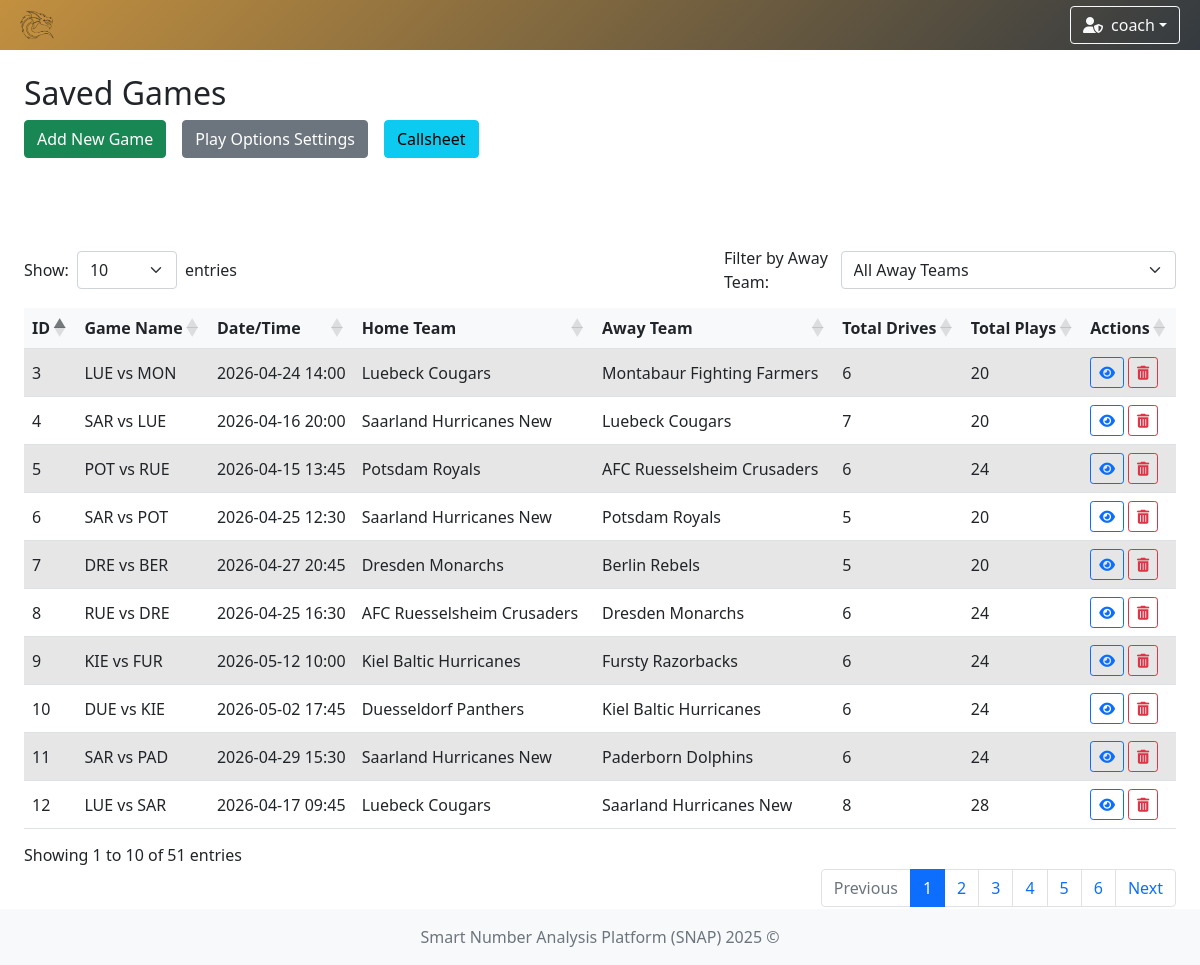
Screenshot of /games (signed in) with the database file from the repository.
### app/models/team.py (models this page shows)
class TeamModel(db.Model):
    __tablename__ = 'teams'
    id = db.Column(db.Integer, primary_key=True)
    name = db.Column(db.String(100), nullable=False, unique=True)  # prevent duplicate team names
    icon = db.Column(db.String(300), nullable=False)  # longer path for future-proofing
    primary_color = db.Column(db.String(20), nullable=False)
    secondary_color = db.Column(db.String(20), nullable=False)

### app/models/user.py (models this page shows)
class UserModel(db.Model, UserMixin):
    __tablename__ = 'user'
    id = db.Column(db.Integer, primary_key=True)
    username = db.Column(db.String(80), unique=True, nullable=False)
    password = db.Column(db.String(120), nullable=False)
    role = db.Column(db.String(10), nullable=False, default='user')
    team_id = db.Column(db.Integer, db.ForeignKey('teams.id'))
    team = db.relationship('TeamModel', backref='users')

### app/models/game.py (models this page shows, shortened)
class GameModel(db.Model):
    __tablename__ = 'game'
    id: int = db.Column(db.Integer, primary_key=True)
    name: str = db.Column(db.String(100), nullable=False)
    date: datetime = db.Column(db.DateTime, nullable=False, index=True)
    time: str = db.Column(db.String(20), nullable=False)
    home_team_id: Optional[int] = db.Column(db.Integer, db.ForeignKey('teams.id'), nullable=True, index=True)
    away_team_id: Optional[int] = db.Column(db.Integer, db.ForeignKey('teams.id'), nullable=True, index=True)
    home_team = db.relationship('TeamModel', foreign_keys=[home_team_id], lazy=True)
    away_team = db.relationship('TeamModel', foreign_keys=[away_team_id], lazy=True)
    drives = db.relationship('DriveModel', backref='game', lazy=True, cascade='all, delete-orphan')
    @property
    def total_drives(self) -> int:
        return len(self.drives)
    @property
    def total_plays(self) -> int:
        return sum(len(drive.plays) for drive in self.drives)
    @property
    def home_team_name(self) -> Optional[str]:
        return self.home_team.name if self.home_team else None
    @property
    def away_team_name(self) -> Optional[str]:
        return self.away_team.name if self.away_team else None

### app/controllers/game.py (the view)
    @login_required
    def game_options(self) -> str:
        teams = TeamModel.query.all()
        games = GameModel.query.all()
        return render_template(
            template_name_or_list='game/game_options.html',
            games=games,
            teams=teams
        )

### app/controllers/user.py (called while the page is built)
    @staticmethod
    def load_user(user_id):
        return UserModel.query.get(int(user_id))

### run.py (called while the page is built)
    def _inject_context(self) -> None:
        @self.app.context_processor
        def inject_teams() -> dict:
            try:
                teams = TeamModel.query.all()
                return dict(teams=teams)
            except Exception as e:
                print(f"[!] Error injecting teams: {str(e)} ({type(e).__name__})")
                return dict(teams=[])

### app/templates/game/game_options.html (shortened to what this page needs)
{% extends "system/base.html" %}
{% block content %}
<div class="row mb-3">
    <div class="col">
        <h2>Saved Games</h2>
        <div class="d-flex flex-wrap gap-2 mb-2 align-items-end">
            <a href="{{ url_for('add_game') }}" class="btn btn-success">Add New Game</a>
            <a href="{{ url_for('settings') }}" class="btn btn-secondary">Play Options Settings</a>
            <a href="{{ url_for('callsheet') }}" class="btn btn-info" id="callsheet-link">Callsheet</a>
        </div>
    </div>
</div>
<div class="my-table-wrapper">
    <div class="d-flex justify-content-between mb-2">
        <div class="d-flex align-items-center gap-2">
            <label for="showEntries" class="form-label mb-0">Show:</label>
            <select id="showEntries" class="form-select" style="min-width: 100px;">
                <option value="10" selected>10</option>
            </select>
            <span class="mb-0">entries</span>
        </div>
        <div class="d-flex align-items-center gap-2">
            <label for="awayTeamFilter" class="form-label mb-0">Filter by Away Team:</label>
            <select id="awayTeamFilter" class="form-select" style="min-width: 250px;">
                <option value="">All Away Teams</option>
            </select>
        </div>
    </div>
    <div class="table-responsive" style="overflow-x: auto;">
        <table id="gamesTable" class="table table-striped align-middle nowrap w-100">
            <thead>
                <tr>
                    <th>ID</th>
                    <th>Game Name</th>
                    <th>Date/Time</th>
                    <th>Home Team</th>
                    <th>Away Team</th>
                    <th>Total Drives</th>
                    <th>Total Plays</th>
                    <th class="text-nowrap">Actions</th>
                </tr>
            </thead>
            <tbody>
                {% include 'game/partials/games_table_rows.html' %}
            </tbody>
        </table>
    </div>
</div>
{% endblock %}

### app/templates/system/base.html (shortened to what this page needs)
<!DOCTYPE html>
<html lang="en">
<head>
    <link href="https://cdn.jsdelivr.net/npm/bootstrap@5.1.3/dist/css/bootstrap.min.css" rel="stylesheet"/>
    <link rel="stylesheet" href="https://cdn.jsdelivr.net/npm/bootstrap-icons@1.11.3/font/bootstrap-icons.css"/>
    <link rel="stylesheet" href="https://cdnjs.cloudflare.com/ajax/libs/font-awesome/6.5.0/css/all.min.css"/>
    <link href="https://cdn.jsdelivr.net/npm/select2@4.1.0-rc.0/dist/css/select2.min.css" rel="stylesheet"/>
    <link href="https://cdn.jsdelivr.net/npm/select2-bootstrap-5-theme@1.3.0/dist/select2-bootstrap-5-theme.min.css" rel="stylesheet"/>
    <link href="https://cdn.datatables.net/1.13.6/css/dataTables.bootstrap5.min.css" rel="stylesheet"/>
    <link rel="stylesheet" href="https://cdn.datatables.net/fixedcolumns/4.3.0/css/fixedColumns.bootstrap5.min.css"/>
    <link rel="stylesheet" href="{{ url_for('static', filename='styles.css') }}"/>
</head>
<body class="{% block body_class %}{% endblock %}">
{% if current_user.is_authenticated %}
    {% set ns = namespace(navbar_color='background: linear-gradient(135deg, #4b6cb7, #182848);', team_found=False) %}
    {% if current_user.team %}
        {% set ns.navbar_color = 'background: linear-gradient(135deg, ' ~ current_user.team.primary_color ~ ', #343a40);' %}
        {% set ns.team_found = True %}
    {% endif %}
    <nav class="navbar navbar-expand-lg navbar-dark" style="{{ ns.navbar_color }}">
        <div class="container-fluid position-relative">
            <a class="navbar-brand d-flex align-items-center" href="{{ url_for('index') }}">
                {% if current_user.team and ns.team_found %}
                    <img class="team-logo" src="{{ current_user.team.icon }}" alt="{{ current_user.team.name }} logo"/>
                {% else %}
                    <a href="{{ url_for('game_options') }}" class="btn btn-outline-light me-2" title="Home">
                        <i class="fas fa-home"></i>
                    </a>
                {% endif %}
            </a>
            <div class="ms-auto d-flex align-items-center">
                <div class="dropdown me-2">
                    <button class="btn btn-outline-light dropdown-toggle d-flex align-items-center" type="button"
                            id="userDropdown" data-bs-toggle="dropdown" aria-expanded="false">
                        {% if current_user.role == 'admin' %}
                            <i class="fas fa-user-shield me-2"></i>
                        {% else %}
                            <i class="fas fa-user me-2"></i>
                        {% endif %}
                        {{ current_user.username }}
                    </button>
                </div>
            </div>
        </div>
    </nav>
{% endif %}
<div class="content-wrapper">
    <div class="container-fluid mt-4 px-4">
        <div id="toast-container" class="toast-container position-fixed bottom-0 end-0 p-3" style="z-index: 1100;">
        </div>
        {% block content %}{% endblock %}
    </div>
</div>
<footer class="footer mt-auto py-3 bg-light">
    <div class="container text-center">
        <span class="text-muted">Smart Number Analysis Platform (SNAP) 2025 ©</span>
    </div>
</footer>
</body>
</html>

### app/templates/game/partials/games_table_rows.html
{% for game in games %}
    <tr>
        <td>{{ game.id }}</td>
        <td>{{ game.name }}</td>
        <td>{{ game.date.strftime('%Y-%m-%d') }} {{ game.time }}</td>
        <td>{{ game.home_team_name }}</td>
        <td>{{ game.away_team_name }}</td>
        <td>{{ game.total_drives }}</td>
        <td>{{ game.total_plays }}</td>
        <td>
            <div class="d-flex align-items-center gap-1">
                <a href="{{ url_for('game_detail', game_id=game.id) }}"
                   class="btn btn-sm btn-outline-primary"
                   title="Go to Game">
                    <i class="fas fa-eye"></i>
                </a>
                {% if current_user.role == 'admin' %}
                    <form action="{{ url_for('delete_game', game_id=game.id) }}" method="POST"
                          onsubmit="return confirm('Delete this game?');" class="m-0 p-0">
                        <button type="submit" class="btn btn-sm btn-outline-danger" title="Delete Game">
                            <i class="fas fa-trash-alt"></i>
                        </button>
                    </form>
                {% else %}
                    <button class="btn btn-sm btn-outline-secondary" disabled title="Insufficient permissions">
                        <i class="fas fa-trash-alt"></i>
                    </button>
                {% endif %}
            </div>
        </td>
    </tr>
{% else %}
    <div class="alert alert-secondary text-center" role="alert">
        <i class="bi bi-info-circle me-2"></i>
        No Games found for this filter.
    </div>
{% endfor %}

### app/static/styles.css (style rules this page uses)
.navbar { transition: background-color 0.5s ease; height: 50px; }
.team-logo { animation: fadeIn 0.5s ease, pulse 1s ease-in-out; width: 50px; height: auto; }
html, body { height: 100%; margin: 0; padding: 0; }
body { display: flex; flex-direction: column; min-height: 100vh; }
.content-wrapper { flex: 1 0 auto; }
.footer { flex-shrink: 0; background-color: #f8f9fa; padding: 1rem 0; margin-top: auto; }
.form-label { font-weight: 500; margin-bottom: 0.5rem; }
.table-responsive { margin-top: 0 !important; overflow-x: auto; }
.btn + .btn { margin-left: 0.5rem; }
.table-responsive { overflow-x: auto; }
.table th, .table td { white-space: nowrap; padding: 0.5rem; }
.table thead th { background-color: #f8f9fa; font-weight: bold; }
.table-striped tbody tr:nth-of-type(odd) { background-color: rgba(0, 0, 0, 0.05); }
.my-table-wrapper { margin-top: 80px; }

### rows the page displays
TeamModel: team.icon (picture)
UserModel: username "coach"
GameModel: id "3", name "LUE vs MON", date "2026-04-24", time "14:00", home_team_name "Luebeck Cougars", away_team_name "Montabaur Fighting Farmers", total_drives "6", total_plays "20"
GameModel: id "4", name "SAR vs LUE", date "2026-04-16", time "20:00", home_team_name "Saarland Hurricanes New", away_team_name "Luebeck Cougars", total_drives "7", total_plays "20"
GameModel: id "5", name "POT vs RUE", date "2026-04-15", time "13:45", home_team_name "Potsdam Royals", away_team_name "AFC Ruesselsheim Crusaders", total_drives "6", total_plays "24"
GameModel: id "6", name "SAR vs POT", date "2026-04-25", time "12:30", home_team_name "Saarland Hurricanes New", away_team_name "Potsdam Royals", total_drives "5", total_plays "20"
GameModel: id "7", name "DRE vs BER", date "2026-04-27", time "20:45", home_team_name "Dresden Monarchs", away_team_name "Berlin Rebels", total_drives "5", total_plays "20"
GameModel: id "8", name "RUE vs DRE", date "2026-04-25", time "16:30", home_team_name "AFC Ruesselsheim Crusaders", away_team_name "Dresden Monarchs", total_drives "6", total_plays "24"
GameModel: id "9", name "KIE vs FUR", date "2026-05-12", time "10:00", home_team_name "Kiel Baltic Hurricanes", away_team_name "Fursty Razorbacks", total_drives "6", total_plays "24"
GameModel: id "10", name "DUE vs KIE", date "2026-05-02", time "17:45", home_team_name "Duesseldorf Panthers", away_team_name "Kiel Baltic Hurricanes", total_drives "6", total_plays "24"
GameModel: id "11", name "SAR vs PAD", date "2026-04-29", time "15:30", home_team_name "Saarland Hurricanes New", away_team_name "Paderborn Dolphins", total_drives "6", total_plays "24"
GameModel: id "12", name "LUE vs SAR", date "2026-04-17", time "09:45", home_team_name "Luebeck Cougars", away_team_name "Saarland Hurricanes New", total_drives "8", total_plays "28"
